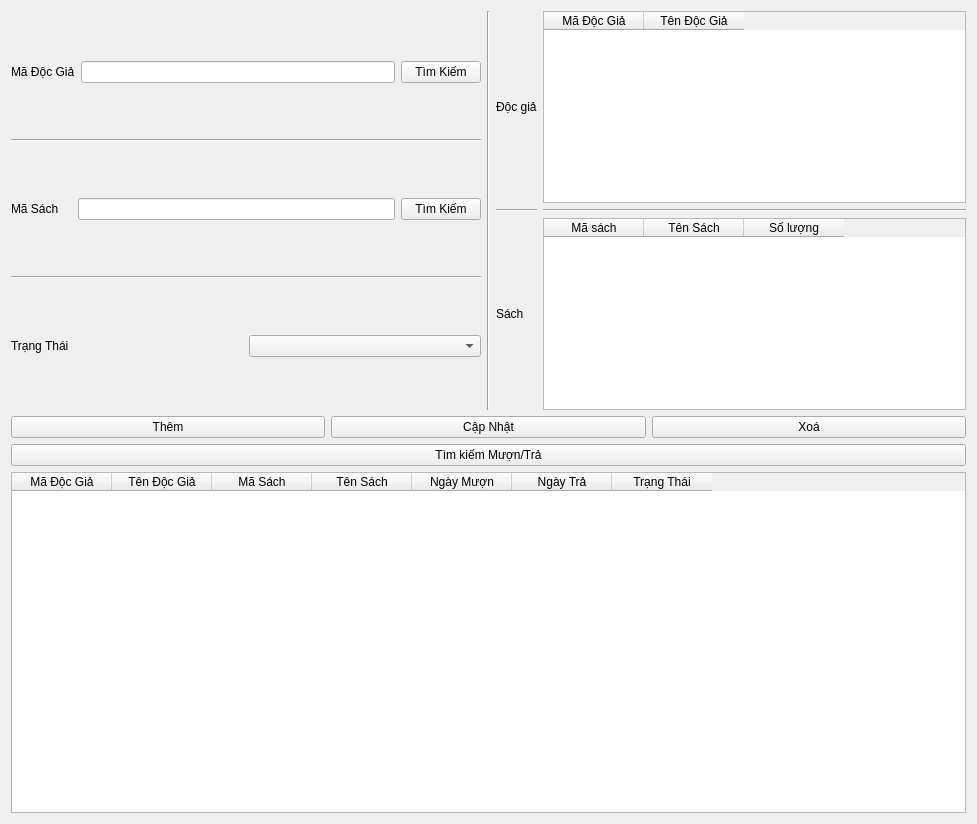
<?xml version="1.0" encoding="UTF-8"?>
<ui version="4.0">
 <class>Form</class>
 <widget class="QWidget" name="Form">
  <property name="geometry">
   <rect>
    <x>0</x>
    <y>0</y>
    <width>977</width>
    <height>824</height>
   </rect>
  </property>
  <property name="sizePolicy">
   <sizepolicy hsizetype="Preferred" vsizetype="Preferred">
    <horstretch>0</horstretch>
    <verstretch>0</verstretch>
   </sizepolicy>
  </property>
  <property name="windowTitle">
   <string>Form</string>
  </property>
  <layout class="QGridLayout" name="gridLayout_10">
   <item row="0" column="0">
    <layout class="QGridLayout" name="gridLayout_5">
     <item row="0" column="2">
      <layout class="QGridLayout" name="gridLayout_4">
       <item row="2" column="0">
        <widget class="QLabel" name="label_bangsach">
         <property name="text">
          <string>Sách</string>
         </property>
        </widget>
       </item>
       <item row="0" column="0">
        <widget class="QLabel" name="label_bangdg">
         <property name="text">
          <string>Độc giả</string>
         </property>
        </widget>
       </item>
       <item row="2" column="1">
        <widget class="QTableWidget" name="table_sach">
         <column>
          <property name="text">
           <string>Mã sách</string>
          </property>
         </column>
         <column>
          <property name="text">
           <string>Tên Sách</string>
          </property>
         </column>
         <column>
          <property name="text">
           <string>Số lượng</string>
          </property>
         </column>
        </widget>
       </item>
       <item row="0" column="1">
        <widget class="QTableWidget" name="table_docgia">
         <column>
          <property name="text">
           <string>Mã Độc Giả</string>
          </property>
         </column>
         <column>
          <property name="text">
           <string>Tên Độc Giả</string>
          </property>
         </column>
        </widget>
       </item>
       <item row="1" column="1">
        <widget class="Line" name="line_4">
         <property name="orientation">
          <enum>Qt::Horizontal</enum>
         </property>
        </widget>
       </item>
       <item row="1" column="0">
        <widget class="Line" name="line_5">
         <property name="orientation">
          <enum>Qt::Horizontal</enum>
         </property>
        </widget>
       </item>
      </layout>
     </item>
     <item row="0" column="0">
      <layout class="QGridLayout" name="gridLayout_8">
       <item row="2" column="0">
        <layout class="QGridLayout" name="gridLayout_2">
         <item row="0" column="0">
          <widget class="QLabel" name="label_masach">
           <property name="text">
            <string>Mã Sách    </string>
           </property>
          </widget>
         </item>
         <item row="0" column="2">
          <widget class="QPushButton" name="btn_timsach">
           <property name="text">
            <string>Tìm Kiếm</string>
           </property>
          </widget>
         </item>
         <item row="0" column="1">
          <widget class="QLineEdit" name="lineEdit_masach"/>
         </item>
        </layout>
       </item>
       <item row="4" column="0">
        <layout class="QGridLayout" name="gridLayout_3">
         <item row="0" column="0">
          <widget class="QLabel" name="label_trangthai">
           <property name="sizePolicy">
            <sizepolicy hsizetype="Preferred" vsizetype="Preferred">
             <horstretch>0</horstretch>
             <verstretch>0</verstretch>
            </sizepolicy>
           </property>
           <property name="minimumSize">
            <size>
             <width>0</width>
             <height>0</height>
            </size>
           </property>
           <property name="text">
            <string>Trạng Thái</string>
           </property>
          </widget>
         </item>
         <item row="0" column="1">
          <widget class="QComboBox" name="comboBox_tinhtrang"/>
         </item>
        </layout>
       </item>
       <item row="0" column="0">
        <layout class="QGridLayout" name="gridLayout">
         <item row="0" column="1">
          <widget class="QLineEdit" name="lineEdit_madocgia"/>
         </item>
         <item row="0" column="0">
          <widget class="QLabel" name="label_docgia">
           <property name="text">
            <string>Mã Độc Giả</string>
           </property>
          </widget>
         </item>
         <item row="0" column="2">
          <widget class="QPushButton" name="btn_timdg">
           <property name="text">
            <string>Tìm Kiếm</string>
           </property>
          </widget>
         </item>
        </layout>
       </item>
       <item row="3" column="0">
        <widget class="Line" name="line_2">
         <property name="orientation">
          <enum>Qt::Horizontal</enum>
         </property>
        </widget>
       </item>
       <item row="1" column="0">
        <widget class="Line" name="line_3">
         <property name="orientation">
          <enum>Qt::Horizontal</enum>
         </property>
        </widget>
       </item>
      </layout>
     </item>
     <item row="0" column="1">
      <widget class="Line" name="line">
       <property name="orientation">
        <enum>Qt::Vertical</enum>
       </property>
      </widget>
     </item>
    </layout>
   </item>
   <item row="1" column="0">
    <layout class="QHBoxLayout" name="horizontalLayout">
     <item>
      <widget class="QPushButton" name="btn_them">
       <property name="text">
        <string>Thêm</string>
       </property>
      </widget>
     </item>
     <item>
      <widget class="QPushButton" name="btn_update">
       <property name="text">
        <string>Cập Nhật</string>
       </property>
      </widget>
     </item>
     <item>
      <widget class="QPushButton" name="btn_xoa">
       <property name="text">
        <string>Xoá</string>
       </property>
      </widget>
     </item>
    </layout>
   </item>
   <item row="2" column="0">
    <layout class="QHBoxLayout" name="horizontalLayout_2">
     <item>
      <widget class="QPushButton" name="btn_tim_muon_tra">
       <property name="text">
        <string>Tìm kiếm Mượn/Trả</string>
       </property>
      </widget>
     </item>
    </layout>
   </item>
   <item row="3" column="0">
    <layout class="QGridLayout" name="gridLayout_9">
     <item row="0" column="0">
      <widget class="QTableWidget" name="tbl_muontra">
       <attribute name="verticalHeaderVisible">
        <bool>false</bool>
       </attribute>
       <column>
        <property name="text">
         <string>Mã Độc Giả</string>
        </property>
       </column>
       <column>
        <property name="text">
         <string>Tên Độc Giả</string>
        </property>
       </column>
       <column>
        <property name="text">
         <string>Mã Sách</string>
        </property>
       </column>
       <column>
        <property name="text">
         <string>Tên Sách</string>
        </property>
       </column>
       <column>
        <property name="text">
         <string>Ngày Mượn</string>
        </property>
       </column>
       <column>
        <property name="text">
         <string>Ngày Trả</string>
        </property>
       </column>
       <column>
        <property name="text">
         <string>Trạng Thái</string>
        </property>
       </column>
      </widget>
     </item>
    </layout>
   </item>
  </layout>
 </widget>
 <resources/>
 <connections/>
</ui>
